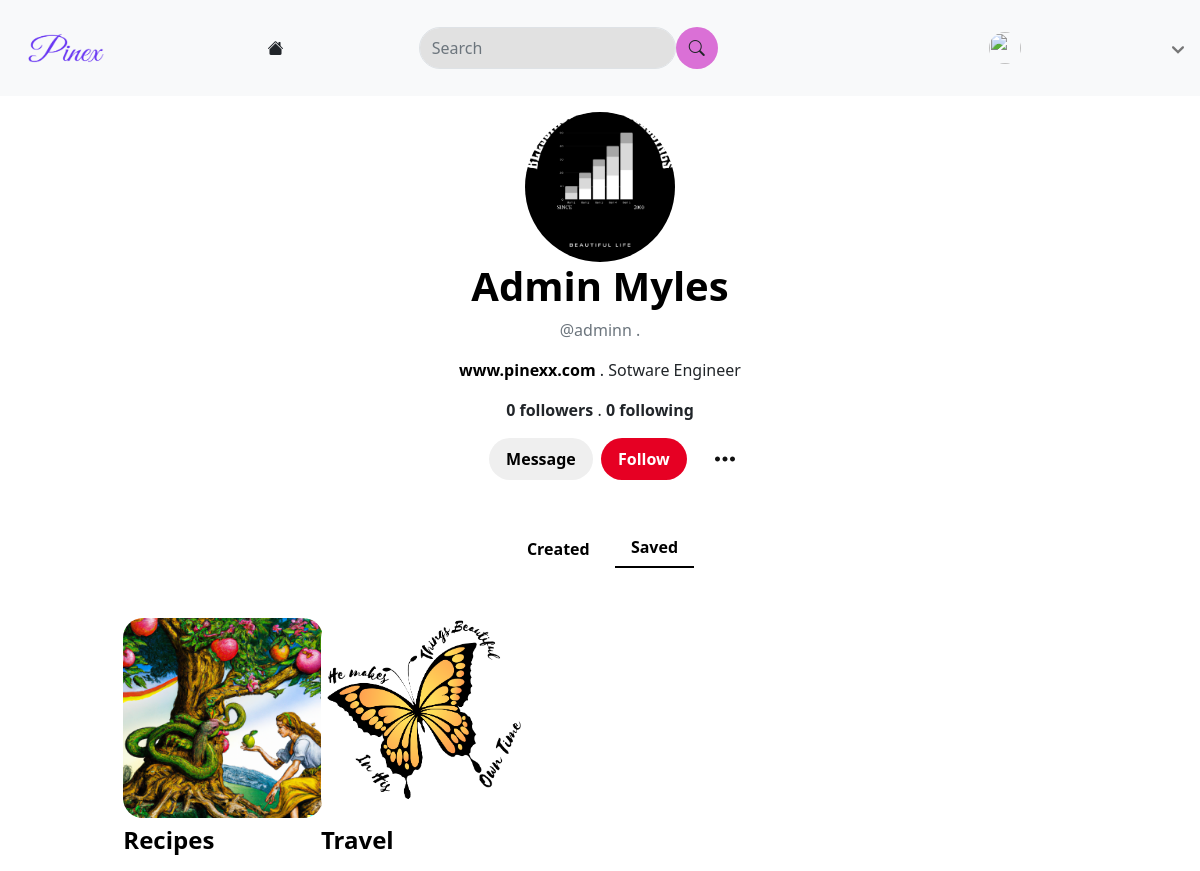
Screenshot of /accounts/adminn/_saved/ with the database file from the repository.
### accounts/models.py (models this page shows, shortened)
class User(AbstractBaseUser):
    email = models.EmailField(max_length=100, unique=True)
    username = models.CharField(max_length=150, unique=True)
    is_admin = models.BooleanField(default=False)
    is_active = models.BooleanField(default=True)
    objects = UserManager()
    USERNAME_FIELD = 'username'
    REQUIRED_FIELDS = ['email']

class Profile(models.Model):
    user = models.OneToOneField(User, on_delete=models.CASCADE)
    photo = models.ImageField(default='default.png', upload_to='profiles')
    about = models.TextField(default='', blank=True)
    fname = models.CharField(max_length=300)
    lname = models.CharField(max_length=300)
    pronouns = models.CharField(max_length=100, default='', blank=True)
    website = models.CharField(max_length=100, default='', blank=True)

### boards/models.py (models this page shows, shortened)
class Board(models.Model):
    user = models.ForeignKey(User, on_delete=models.CASCADE, related_name='board_user')
    title = models.CharField(max_length=250)
    pins = models.ManyToManyField('pins.Pin', related_name='pins', blank=True)
    cover = models.ImageField(upload_to='boards', default='boards/default.png')
    is_private = models.BooleanField(default=False)
    description = models.CharField(max_length=250, blank=True, default='')

### accounts/views.py (the view)
# urls.py: path('<str:username>/_saved/', views.profile, name='profile'),
def profile(request, username):
    user = get_object_or_404(User, username=username)
    boards = user.board_user.all()
    is_following = request.user.followers.filter(following=user).first() if request.user.is_authenticated else None
    create_board_form = CreateBoardForm()
    context = {
        'user': user,
        'boards':boards,
        'is_following': is_following,
        'create_board_form':create_board_form
    }
    return render(request, 'profile.html', context)

### boards/forms.py
class CreateBoardForm(ModelForm):
    class Meta:
        model = Board
        fields = ['title', 'is_private']
    def __init__(self, *args, **kwargs):
        super(CreateBoardForm, self).__init__(*args, **kwargs)
        self.fields['title'].widget.attrs['placeholder'] = 'Like "Places to Go" or "Recipes to Make"'
        for visible in self.visible_fields():
            if visible.name == 'title':
                visible.field.widget.attrs['class'] = 'form-control border rounded-pill p-2 mt-1'
            else:
                visible.field.widget.attrs['class'] = 'form-check-input mt-1 private-checkbox'

### accounts/templates/profile.html (shortened to what this page needs)
{% extends "base.html" %}
{% block content %}
<div class="col-md-1"></div>
<div class="col-md-10 text-center">
    <img style="object-fit: cover;" width="150" height="150" class="rounded-circle" src="{{ user.profile.photo.url }}" alt="">
    <h1 class="text-black"><b>{% if user.profile.fname %}{{ user.profile.fname }} {{ user.profile.lname }}{% else %}{{ user.username }}{% endif %}</b></h1>
    <p class="text-muted">@{{ user.username }} . {{ user.profile.pronouns }}</p>
    <p><b><a class="text-black text-decoration-none" href="http://{{user.profile.website}}">{{ user.profile.website }}</a></b> . {{ user.profile.about }}</p>
    <span><b>{{ user.following.count }} followers</b></span> .
    <span><b>{{ user.followers.count }} following</b></span>
    {% if request.user == user %}
    <div class="mt-3">
        <a href="#" class="main-btn btn ps-3 pt-2 pb-2 pe-3 text-black ms-1"><b>Share</b></a>
        <a href="{% url 'accounts:edit_profile' %}" class="main-btn btn ps-3 pt-2 pb-2 pe-3 text-black ms-1"><b>Edit Profile</b></a>
    </div>
    {% else %}
    <div class="mt-3">
        <a href="#" class="main-btn btn ps-3 pt-2 pb-2 pe-3 text-black ms-4"><b>Message</b></a>
        <a href="{% url 'accounts:follow' user.username %}" class="red-btn btn ps-3 pt-2 pb-2 pe-3 text-white ms-1 me-4">
            <b>Follow</b>
        </a>
        <a href="#">
        </a>
    </div>
    {% endif %}
    <div class="mt-5 mb-5">
        {% if '/_saved/' in request.get_full_path  %}
        <a href="{% url 'pins:created_pins' user.username %}" class="btn ps-3 pt-2 pb-2 pe-3 text-black ms-1">
            <b>Created</b>
        </a>
        <a href="{% url 'accounts:profile' user.username %}" class="btn-select-border text-decoration-none ps-3 pt-2 pb-2 pe-3 text-black ms-1">
            <b>Saved</b>
        </a>
        {% endif %}
    </div>
    {% if '_saved' in request.get_full_path %}
    <div id="boards" class="row">
        {% for board in boards %}
            {% if request.user != user %}
                {% if not board.is_private %}
                    <div class="col-md-2 ms-2 me-4 mb-2">
                        <a href="{% url 'boards:board_detail' board.pk   %}">
                            <img style="object-fit: cover; border-radius: 20px;" height="200" width="200" src="{{ board.cover.url }}">
                            <h4 class="mt-2 text-black" style="float: left;"><b>{{ board.title }}</b></h4>
                        </a>
                    </div>
                {% endif %}
                {% endif %}
        {% endfor %}
    </div>
    {% endif %}
</div>
{% endblock %}

### static/main.css (style rules this page uses)
.btn { border-radius: 50px; }
.main-btn { background-color: #efefef; }
.red-btn { background-color: #e60023; }
.btn-select-border { border-bottom: 2px black solid; }
body { margin:0; display: flex; flex-direction: column; justify-content: center; }

### rows the page displays
User: profile.photo (picture), profile.fname "Admin", profile.lname "Myles", username "adminn", profile.website "www.pinexx.com", profile.about "Sotware Engineer", following.count "0", followers.count "0"
Board: cover (picture), title "Recipes"
Board: cover (picture), title "Travel"
